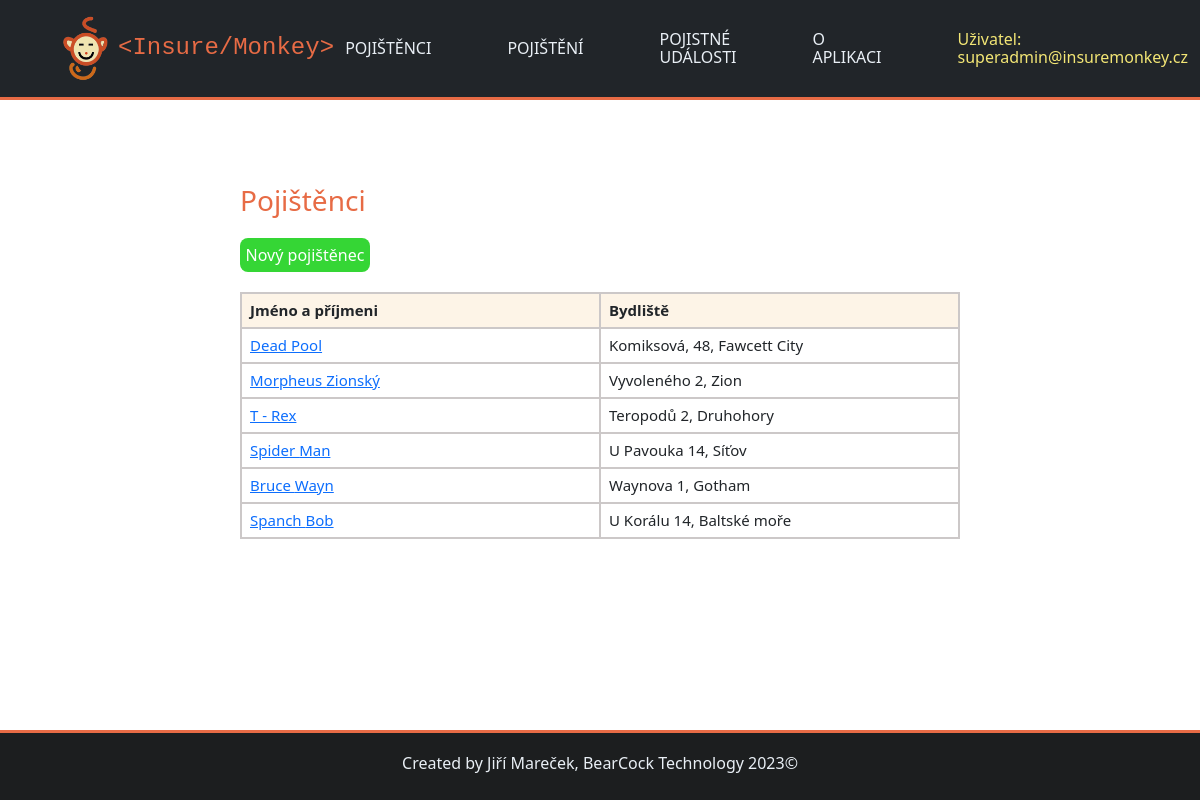
/insuremonkey/pojistenci/ (signed in), run on the app's committed database.
### insuremonkey/models.py (models this page shows, shortened)
class Uzivatel(AbstractBaseUser):
    email = models.EmailField(max_length=50, unique=True)
    is_admin = models.BooleanField(default=False) #zjistí, zda je uživatel admin
    class Meta:
        verbose_name = "uživatel"
        verbose_name_plural = "uživatelé"
    objects = UzivatelManager() #slouží k spravování uživatelů v aplikaci.
    USERNAME_FIELD = "email" #určuje, že email bude použit jako uživatelské jméno v Django.

class Pojistenec(models.Model):
    jmeno = models.CharField(max_length=20, verbose_name="Jméno")
    prijmeni = models.CharField(max_length=50, verbose_name="Příjmení")
    email = models.CharField(max_length=50, verbose_name="E-mail")
    telefon = models.IntegerField(default=0, verbose_name="Telefon")
    ulice = models.CharField(max_length=100, verbose_name="Ulice a číslo popisné")
    mesto = models.CharField(max_length=50, verbose_name="Město")
    psc = models.IntegerField(default=0, verbose_name="PSČ")
    def __init__(self, *args, **kwargs):
        super(Pojistenec, self).__init__(*args, **kwargs)
    class Meta:
        verbose_name = "Pojištěnec"
        verbose_name_plural = "Pojištěnci"

### insuremonkey/views.py (the view)
# urls.py: path("pojistenci/", views.Pojisteneci.as_view(), name="pojistenci"),
class Pojisteneci(generic.ListView):
    template_name = "insuremonkey/pojistenci.html" #cesta k template
    context_object_name = "pojistenci" # pod tímto jménem budeme volat list objektů v templatu
    def get_queryset(self):
        return Pojistenec.objects.all().order_by("-id")  # seřadí pojištěnce sestupně

### insuremonkey/templates/insuremonkey/pojistenci.html
{% extends "base.html" %}
{% block content %}
<h3 class="barevny_text">Pojištěnci</h3>
{% if user.is_admin %}
    <a href= {% url "novy_pojistenec" %}><button class="tlacitko_zelene_novy" type="submit" name="save">Nový pojištěnec</button></a>
    <br>
    <table class="table">
        <thead>
            <tr>
                <th>Jméno a příjmeni</th>
                <th>Bydliště</th>
            </tr>
        </thead>
        <tbody>
            {% for pojistenec in pojistenci %}
                <tr>
                    <td><a href={% url "pojistenec_detail" pojistenec.id %}>{{pojistenec.jmeno}} {{pojistenec.prijmeni}}</a></td>
                    <td>{{pojistenec.ulice}}, {{pojistenec.mesto}}</td>
                </tr>
            {% endfor %}
        </tbody>
    </table>
{% endif %}
{% endblock %}

### insuremonkey/templates/base.html (shortened to what this page needs)
<!DOCTYPE html>
<html lang="cs">
    <head>
        {% load static %}
        {% load bootstrap5 %}
        <link rel="stylesheet" href="{% static 'css/bootstrap.min.css' %}" type="text/css">
        <link rel="stylesheet" href="{% static 'css/style.css' %}" type="text/css">
        <link rel="stylesheet" href="{% static 'css/bootstrap.min.css' %}" type="text/css">
    </head>
    <body>
        <header>
            <nav class="navbar navbar-expand-lg navbar-dark bg-dark">
                <a class="navbar-brand d-flex align-items-center" href="{% url 'index' %}">
                    <img src='/static/insuremonkey/logo.png' class="d-inline-block align-top" width="50" height="70" alt="InsureMonkey"/>
                    <span class="ms-2 logo-text" style="font-size: 24px;">&lt;Insure/Monkey&gt;</span>
                </a>
                <div class="collapse navbar-collapse navbar-dark bg-dark" id="obsah_navigacni_listy">
                    <ul class="navbar-nav">
                        {% if user.is_authenticated %}
                            <li class="nav-item">
                                <a class="nav-link" href="{% url 'pojistenci' %}">Pojištěnci</a>
                            </li>
                        {% endif %}
                            <li class="nav-item">
                                <a class="nav-link" href="{% url 'pojisteni' %}">Pojištění</a>
                            </li>
                        {% if user.is_authenticated %}
                            <li class="nav-item">
                                <a class="nav-link" href="{% url 'pojistne_udalosti' %}">Pojistné události</a>
                            </li>
                        {% endif %}
                        <li class="nav-item">
                            <a class="nav-link" href="{% url 'o_aplikaci' %}">O aplikaci</a>
                        </li>
                        {% if user.is_authenticated %}
                            <li class="nav-item">
                                <span class="nav-link disabled">Uživatel: {{ request.user.email }}</span>
                            </li>
                        {% endif %}
                    </ul>
                </div>
            </nav>
        </header>
        <br>
        <div class="content">
        {% block content %}
        {% endblock %}
        </div>
            <footer>
                Created by Jiří Mareček, BearCock Technology 2023©
            </footer>
    </body>
    </html>

### insuremonkey/static/css/style.css (style rules this page uses)
body { font: 15px; background: #f9f9f9; box-sizing: border-box; color: #414042; display: flex; flex-direction: column; box-sizing: border-box; margin: 0; padding: 80px 0 0 0; min-width: min-content; min-height: 100vh; }
body > header { width: 100%; height: 100px; z-index: 100; position: fixed; z-index: 100; top: 0; }
nav { height: 100px; color: rgb(233, 239, 245); text-decoration: none; border-bottom: 3px solid rgb(231, 107, 69); }
.navbar-brand img { height: 70px; margin: auto 0 auto 60px; display: flex; flex-direction: column; justify-content: center; }
.logo-text { font-weight: normal; font-size: 1.4em; line-height: 1.2em; font-family: 'Courier New'; color: rgb(231, 107, 69) !important; }
nav ul { margin: 0; list-style-type: none; display: flex; align-items: center; height: 100%; width: 96%; justify-content: right; }
nav ul li { padding: 8px 25px; margin: 0 5px; font-size: 1em; line-height: 1.1em; }
nav ul a { text-decoration: none; text-transform: uppercase; color: rgb(233, 239, 245) !important; }
.nav-item:nth-child(5) .nav-link { color: #f3e675 !important; }
.content { width: 60%; margin: 80px auto; }
.table td, .table th, .table tr { border: 2px solid rgb(204, 200, 200); font-size: 15px; line-height: 17px; vertical-align: middle; }
.table { table-layout: fixed; border-collapse: collapse; }
.table thead { background-color: rgb(253, 244, 231); }
button { background-color: rgb(26, 22, 238); color: white; padding: 10px; border: none; border-radius: 8px; margin: 8px; width: 200px; }
button.tlacitko_zelene_novy { background-color: rgb(53, 214, 53); border-radius: 8px; width: 130px; padding: 5px; margin: 20px 0 20px 0; }
.barevny_text { color: rgb(231, 107, 69); margin-bottom: 0; }
footer { position: fixed; width: 100%; height: 70px; background-color: #1c1e1f; color: rgb(233, 239, 245); text-align: center; line-height: 60px; bottom: 0; border-top:3px solid rgb(231, 107, 69); }

### data on the page
Uzivatel: user.email "superadmin@insuremonkey.cz"
Pojistenec: jmeno "Dead", prijmeni "Pool", ulice "Komiksová, 48", mesto "Fawcett City"
Pojistenec: jmeno "Morpheus", prijmeni "Zionský", ulice "Vyvoleného 2", mesto "Zion"
Pojistenec: jmeno "T -", prijmeni "Rex", ulice "Teropodů 2", mesto "Druhohory"
Pojistenec: jmeno "Spider", prijmeni "Man", ulice "U Pavouka 14", mesto "Síťov"
Pojistenec: jmeno "Bruce", prijmeni "Wayn", ulice "Waynova 1", mesto "Gotham"
Pojistenec: jmeno "Spanch", prijmeni "Bob", ulice "U Korálu 14", mesto "Baltské moře"
